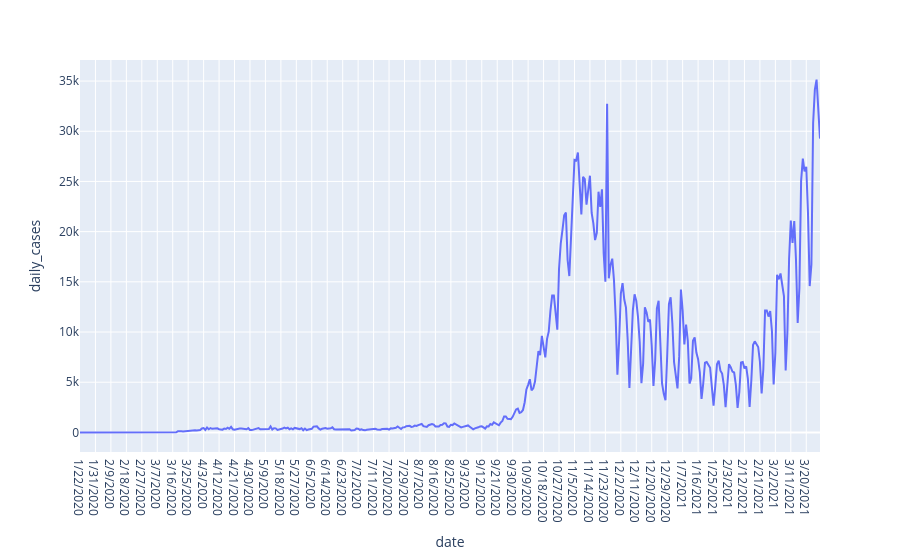

Here is the notebook cell this chart was saved with:
### Markdown cell above
### Visualize the data

### Code cell
import pandas as pd
import plotly.express as px

df = pd.read_csv(filename)
fig = px.line(df, x="date", y="daily_cases")
fig.show()

### Figure 1 — Plotly figure (JSON) as saved in the notebook; plotly's stock layout.template omitted (floating-point values rounded to 4 significant figures; data arrays with more than 128 entries replaced by an {"elided": "..."} marker saying what was removed)
{"data": [{"hovertemplate": "date=%{x}<br>daily_cases=%{y}<extra></extra>", "legendgroup": "", "line": {"color": "#636efa", "dash": "solid"}, "marker": {"symbol": "circle"}, "mode": "lines", "name": "", "orientation": "v", "showlegend": false, "type": "scatter", "x": {"elided": "432 str values"}, "xaxis": "x", "y": {"elided": "432 float values"}, "yaxis": "y"}], "layout": {"legend": {"tracegroupgap": 0}, "margin": {"t": 60}, "xaxis": {"anchor": "y", "domain": [0, 1], "title": {"text": "date"}}, "yaxis": {"anchor": "x", "domain": [0, 1], "title": {"text": "daily_cases"}}}}
